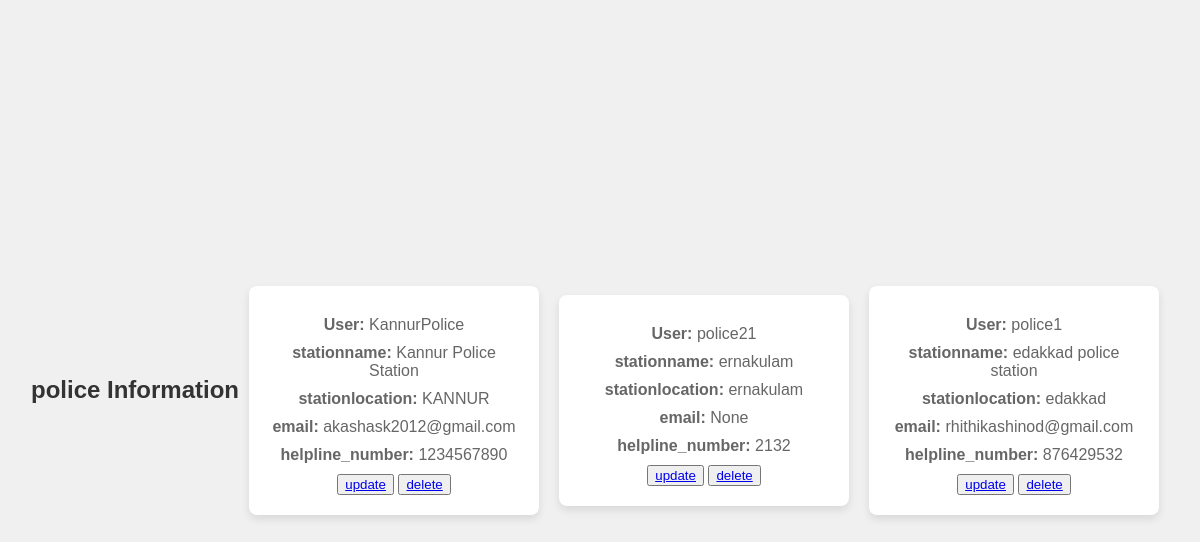
The page /adminpolicelistview on the database as committed earlier.
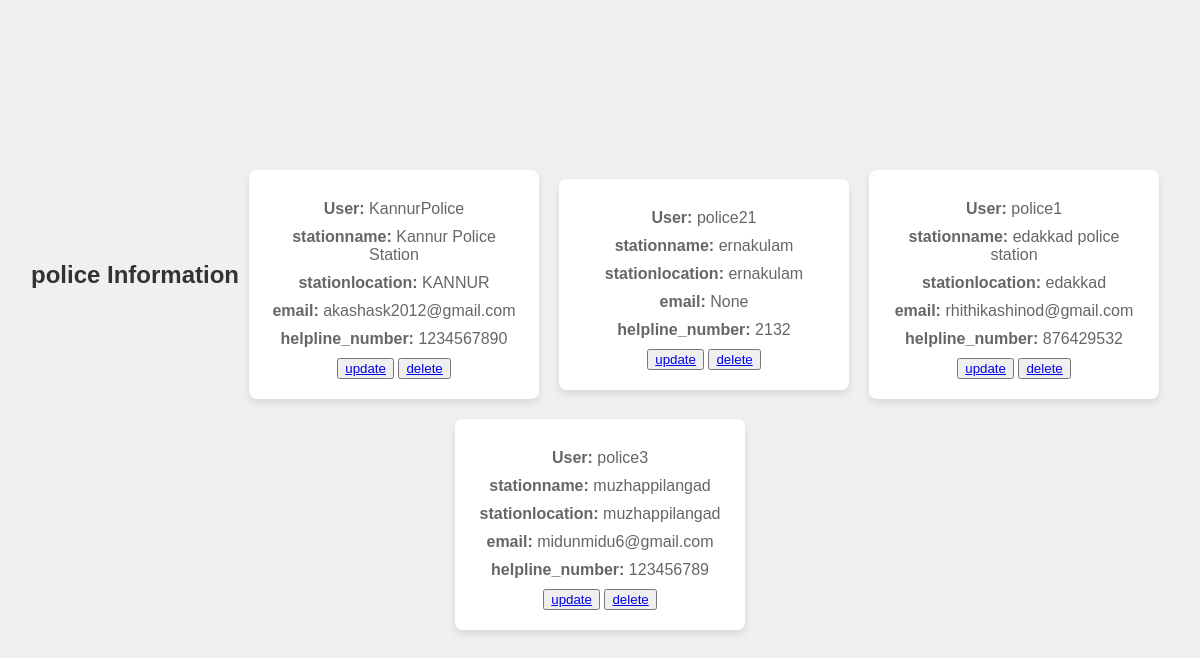
The same page on the database as committed later.
### app/models.py (models this page shows, shortened)
class PoliceProfile(models.Model):
    user = models.OneToOneField(User, on_delete=models.CASCADE, related_name="police_profile")
    station_name = models.CharField(max_length=200)
    police_station_location=models.CharField(max_length=200)
    helpline_number = models.CharField(max_length=20, null=True)
    email=models.EmailField(null=True)

class User(AbstractUser):
    ROLE_CHOICES = [
        ("admin","Admin"),
        ("user", "User"),
        ("police","police")
    ]
    role = models.CharField(max_length=200, choices=ROLE_CHOICES, default="user")

### app/views.py (the view)
# urls.py: path("adminpolicelistview",AdminpoliceListView.as_view(),name="adminlistpolice")
class AdminpoliceListView(ListView):
    template_name="adminpolicelist.html"
    model=PoliceProfile
    context_object_name="data"

### app/templates/adminpolicelist.html (shortened to what this page needs)
<!DOCTYPE html>
{% load static %}
<html lang="en">
<head>
</head>
<body>
    <div class="container">
        <h2>police Information</h2>
        {% for d in data %}
        <div class="card">
            <p><strong>User:</strong> {{ d.user }}</p>
            <p><strong>stationname:</strong> {{ d.station_name }}</p>
            <p><strong>stationlocation:</strong> {{ d.police_station_location }}</p>
            <p><strong>email:</strong> {{ d.email }}</p>
            <p><strong>helpline_number:</strong> {{ d.helpline_number }}</p>
                <button type="submit"><a href="{% url 'updatepolice'  d.id %}">update</a></button>
                <button type="submit"><a href="{% url 'police-delete'  d.id %}">delete</a></button>
        </div>
        {% endfor %}
    </div>
</body>
</html>

Rows that differ between the two databases and show on the page:
added PoliceProfile: user "police3", station_name "muzhappilangad", police_station_location "muzhappilangad", email "midunmidu6@gmail.com", helpline_number "123456789"
